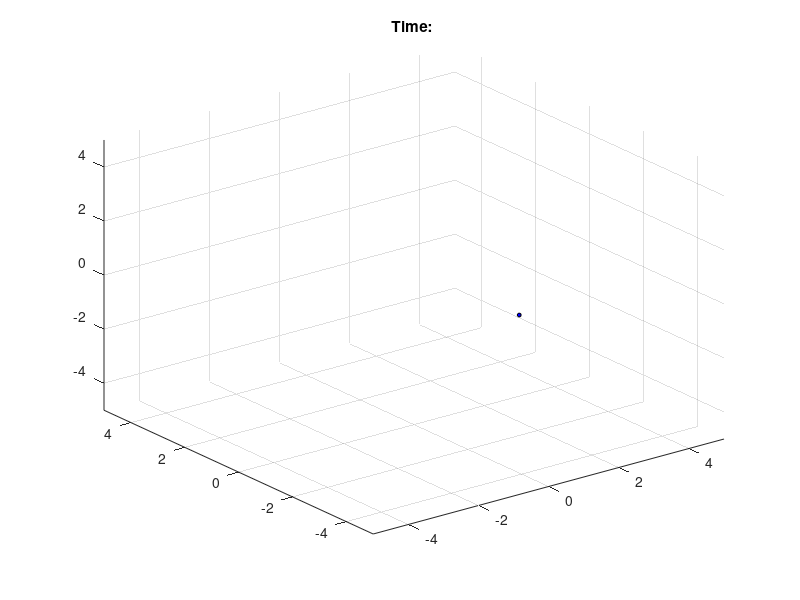

This figure's MATLAB source: (Note: this script raises an error after producing the figure.)

view(135,20)                    %Starting view
AL = 5;                         %Define graph axis limits

grid on

L1=3;  %Rotatary arm length
L2=2;  %Pendulum length

Xh=[0 ; L1]';
Yh=[0 ; 0]';
Zh=[0 ; 0]';

Xv=[Xh(2) ; L1]';
Yv=[Yh(2) ; 0]';
Zv=[Zh(2) ; -L2]';

hold on
Harm  = fill3(Xh,Yh,Zh,'b'); 
Varm  = fill3(Xv,Yv,Zv,'g'); 

s=8;
M=scatter3(Xv(2),Yv(2),Zv(2),s,'filled','MarkerFaceColor','b','MarkerEdgeColor','k')


axis([-AL AL -AL AL -AL AL]);

theta00=0;
theta11=0;
c = [0 0 0];

TXT=title('Time: ')

for tt=1:20:size(theta0,1)
    TXT2=sprintf('Time:%.2f',t(tt));
    set(TXT,'String',TXT2);
    
    theta11=theta1(tt);
    theta00 =-theta0(tt);
    
    Xh(2)= L1*cos(theta11);
    Yh(2)=L1*sin(theta11);
    
    Xva = 0;                
    Yva = L2*sin(theta00);    
    Zva = -L2*cos(theta00);   
    
    Xvb = Xva*cos(theta11)-Yva*sin(theta11)+L1*cos(theta11);
    Yvb = Xva*sin(theta11)+Yva*cos(theta11) + L1*sin(theta11);
    Zvb = Zva;
        
    
    Xv=[Xh(2);Xvb]';
    Yv=[Yh(2);Yvb]';
    Zv=[ 0   ;Zvb]';
    
    set(Harm,'XData',Xh);
    set(Harm,'YData',Yh);
    set(Harm,'ZData',Zh);
    %set(Harm,'FaceVertexCData',C);
    
    set(Varm,'XData',Xv);
    set(Varm,'YData',Yv);
    set(Varm,'ZData',Zv);
    %set(Varm,'FaceVertexCData',C);
    rem(tt,30)
    


     %scatter3(Xv(2),Yv(2),Zv(2),s,'filled','MarkerFaceColor',c,'MarkerEdgeColor','k');
          
          
       
       
    
    set(M,'XData',Xv(2));
    set(M,'YData',Yv(2));
    set(M,'ZData',Zv(2));
    
    drawnow;

%     pause(0.0005); 
end
